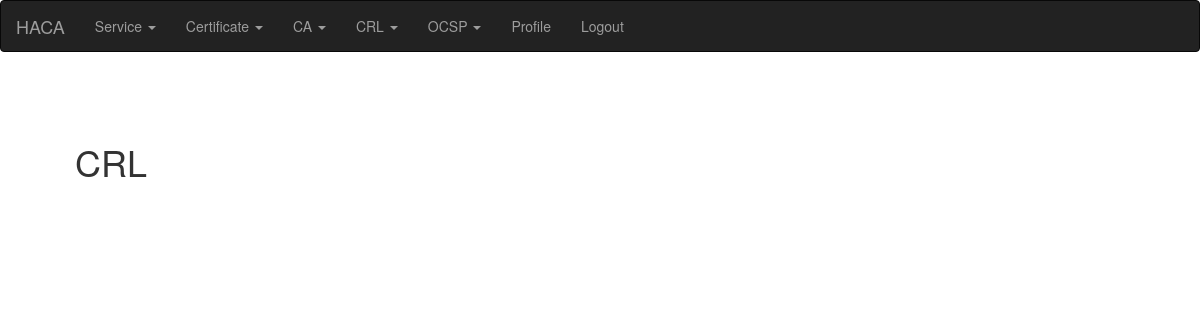
/crl/list/ (signed in), run on an earlier commit of the app's database.
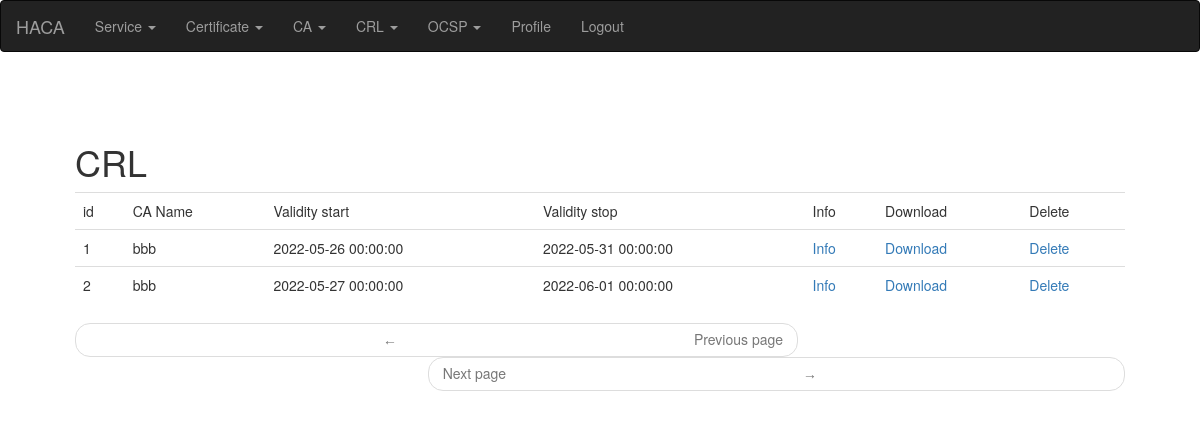
And on a later commit of the database.
### app/modules/crl/models.py (models this page shows, shortened)
class Crl(db.Model):
    __tablename__ = "crl"
    __searchable__ = []
    id = db.Column(db.Integer, primary_key=True)
    ca = db.relationship('CertificationAuthority', foreign_keys='Crl.ca_id')
    ca_id = db.Column(db.Integer, db.ForeignKey('certification_authority.id'))
    crl = CertificateRevocationList
    validity_start = db.Column(db.DateTime)
    validity_end = db.Column(db.DateTime)
    pem = db.Column(db.String(2000))

### app/modules/ca/models.py (models this page shows, shortened)
class CertificationAuthority(db.Model):
    __tablename__ = "certification_authority"
    __searchable__ = ['name', 'comment']
    id = db.Column(db.Integer, primary_key=True)
    name = db.Column(db.String(2000))
    certificate = db.relationship('Certificate', foreign_keys='CertificationAuthority.certificate_id')
    certificate_id = db.Column(db.Integer, db.ForeignKey('certificate.id'))
    ca = db.relationship('CertificationAuthority', foreign_keys='CertificationAuthority.ca_id')
    ca_id = db.Column(db.Integer, db.ForeignKey('certification_authority.id'))
    keys = db.relationship('Keys')
    keys_id = db.Column(db.Integer, db.ForeignKey('keys.id'))
    service = db.relationship('Service')
    service_id = db.Column(db.Integer, db.ForeignKey('service.id'))
    approval = db.Column(db.Integer)
    comment = db.Column(db.String(2000))
    crl_cdp = db.Column(db.String(2000))
    ocsp_url = db.Column(db.String(2000))

### app/modules/crl/routes.py (the view)
@bp.route('/crl/list/', methods=['GET', 'POST'])
@login_required
def crl_list():
    page = request.args.get('page', 1, type=int)
    crls = Crl.query.order_by(Crl.id).paginate(
            page, current_app.config['POSTS_PER_PAGE'], False)
    next_url = url_for('main.rack_list', page=crls.next_num) \
        if crls.has_next else None
    prev_url = url_for('main.rack_list', page=crls.prev_num) \
        if crls.has_prev else None
    return render_template('crl.html', title=_('CRL'),
                           crls=crls.items, next_url=next_url,
                           prev_url=prev_url)

### app/main/models.py (called while the page is built)
@login.user_loader
def load_user(id):
    print(f'regular user loaded for login userid: {id}')
    return User.query.get(int(id))

### app/main/routes.py (called while the page is built)
@bp.before_app_request
def before_request():
    if current_user.is_authenticated:
        current_user.last_seen = datetime.utcnow()
        db.session.commit()
    g.locale = str(get_locale())

### app/templates/crl.html (shortened to what this page needs)
{% extends "base.html" %}
{% import 'bootstrap/wtf.html' as wtf %}
{% block app_content %}
{% if crls %}
  <table class="table table-hover">
    <tr>
      <td>{{_('id')}}</td>
      <td>{{_('CA Name')}}</td>
      <td>{{_('Validity start')}}</td>
      <td>{{_('Validity stop')}}</td>
      <td>{{_('Info')}}</td>
      <td>{{_('Download')}}</td>
      <td>{{_('Delete')}}</td>
    </tr>
    {% for c in crls %}
      <tr>
        <td>  {{ c.id }} </td>
        <td>
                {% if c.ca %}
                  {{ c.ca.name }}
                {% endif %}
        </td>
        <td> {{ c.validity_start }} </td>
        <td> {{ c.validity_end }} </td>
        <td>  <A HREF="{{url_for('main.crl_info', id=c.id)}}"> {{ _('Info') }}</A> <br/>
 </td>
        <td>  <A HREF="{{url_for('main.crl_get', id=c.id)}}"> {{ _('Download') }}</A> <br/>
</td>
        <td>  <A HREF="{{url_for('main.crl_delete', id=c.id)}}"> {{ _('Delete') }}</A> <br/>
</td>
      </tr>
    {% endfor %}
  </table>
    <nav aria-label="...">
        <ul class="pager">
            <li class="previous{% if not prev_url %} disabled{% endif %}">
                <a href="{{ prev_url or '#' }}">
                    <span aria-hidden="true">&larr;</span> {{ _('Previous page') }}
                </a>
            </li>
            <li class="next{% if not next_url %} disabled{% endif %}">
                <a href="{{ next_url or '#' }}">
                    {{ _('Next page') }} <span aria-hidden="true">&rarr;</span>
                </a>
            </li>
        </ul>
    </nav>
{% endif %}
{% endblock %}

### app/templates/base.html (shortened to what this page needs)
{% extends 'bootstrap/base.html' %}
{% block navbar %}
<nav class="navbar navbar-inverse ">
 <div class="container-fluid">
   <div class="navbar-header">
     <a class="navbar-brand" href="/">HACA</a>
   </div>
   {% if current_user.is_authenticated %}
  <div class="collapse navbar-collapse" id="myNavbar">
   <ul class="nav navbar-nav">
     <li class="dropdown">
         <a class="dropdown-toggle" data-toggle="dropdown" href="#">Service
         <span class="caret"></span></a>
     </li>
     <li class="dropdown">
         <a class="dropdown-toggle" data-toggle="dropdown" href="#">Certificate
         <span class="caret"></span></a>
     </li>
     <li class="dropdown">
         <a class="dropdown-toggle" data-toggle="dropdown" href="#">CA
         <span class="caret"></span></a>
     </li>
     <li class="dropdown">
         <a class="dropdown-toggle" data-toggle="dropdown" href="#">CRL
         <span class="caret"></span></a>
     </li>
     <li class="dropdown">
         <a class="dropdown-toggle" data-toggle="dropdown" href="#">OCSP
         <span class="caret"></span></a>
     </li>
   {% endif %}
   <ul class="nav navbar-nav navbar-right">
       {% if current_user.is_anonymous %}
       <li class="nav-item"><a href="{{ url_for('auth.login') }}">{{ _('Login') }}</a></li>
       {% else %}
       <li class="nav-item"><a href="{{ url_for('main.user', username=current_user.username) }}">{{ _('Profile') }}</a></li>
       <li class="nav-item"><a href="{{ url_for('auth.logout') }}">{{ _('Logout') }}</a></li>
       {% endif %}
   </ul>
 </div>
</nav>
{% endblock %}
{% block content %}
    <div class="container-fluid" style="margin-left:5%;margin-right:5%;margin-top:70px">
        <h1> {% if title %} {{ title }} {% else %}{{ _('Welcome to HACA') }}{% endif %}</h1>
        {% block app_content %}{% endblock %}
    </div>
{% endblock %}
{% block scripts %}
    <link rel="stylesheet" type="text/css" href="{{ url_for('static',filename='styles/custom.css') }}">
{% endblock %}

### app/static/styles/custom.css (style rules this page uses)
span { width: 600px; word-wrap: break-word; display: inline-block; font-size: 14px; font-family: monospace; white-space: pre-line; }

What changed in the data, as far as the page shows it:
added Crl: id "1", ca.name "bbb", validity_start "2022-05-26 00:00:00", validity_end "2022-05-31 00:00:00"
added Crl: id "2", ca.name "bbb", validity_start "2022-05-27 00:00:00", validity_end "2022-06-01 00:00:00"
Also different on the page:
text now shown: "id CA Name Validity start Validity stop Info Download Delete ← Previous page Next page →"
